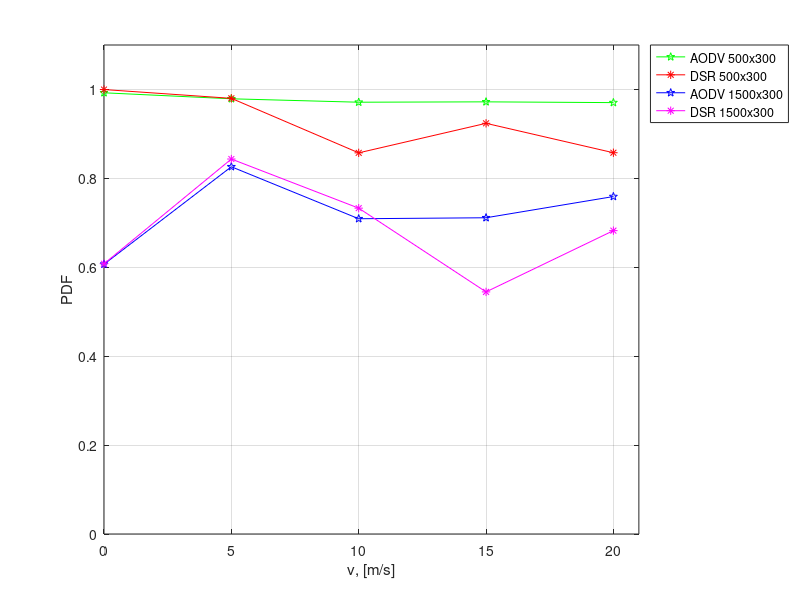
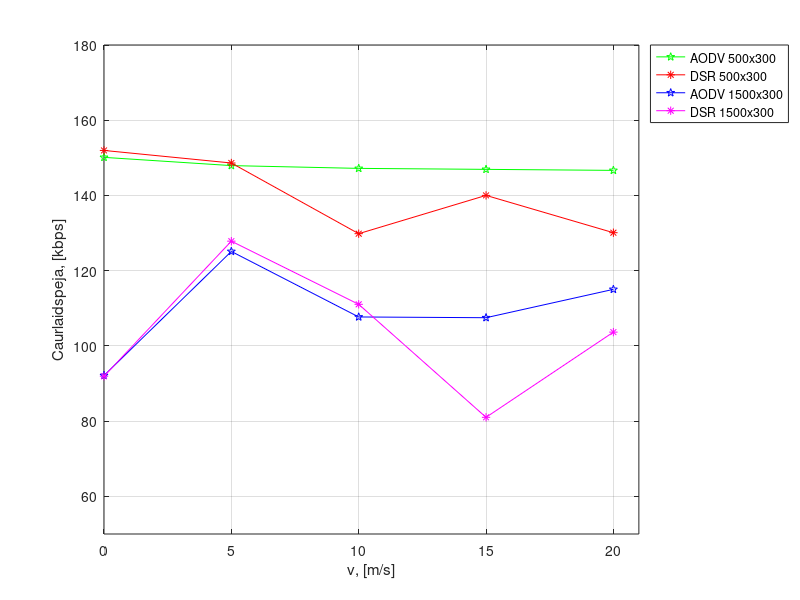
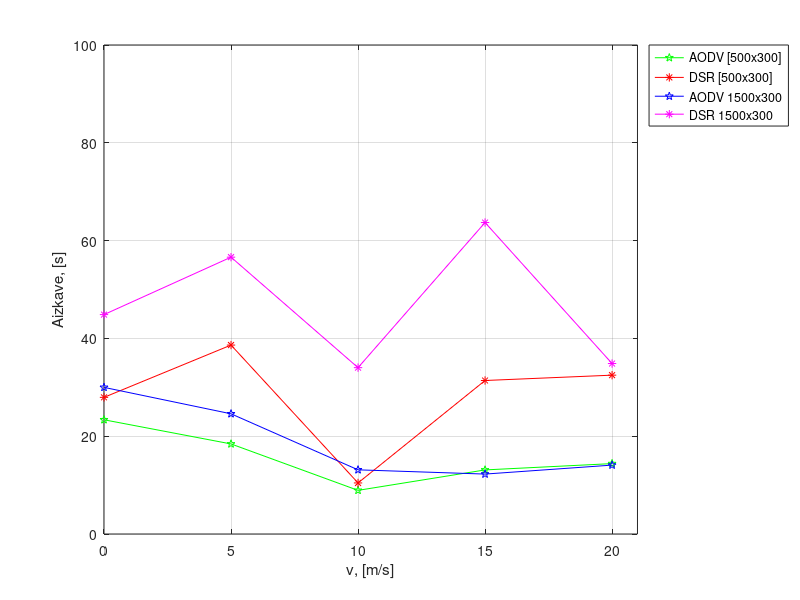

Source code (MATLAB) for these figures, in order:
%/analyze.pl output80211_500max20_p0.tr
v=[0 5 10 15 20];
AODVdeliveryRatio=[ 0.9925 0.9790 0.9713  0.97213 0.9704];
AODVthrought=[150.13 147.94 147.20 146.94 146.67];
AODVdelay=[23.359287 18.420427 8.9257 13.1048 14.3965];

DSRdeliveryRatio=[0.9998 0.980  0.8574 0.92383  0.85767];
DSRthrought=[151.97 148.63 129.84 140.02 130.1];
DSRdelay=[27.944  38.6368 10.4415 31.3916 32.4827];



%1500x300
AODVdeliveryRatio1500=[ 0.6068 0.82612  0.70918 0.71139 0.7591];
AODVthrought1500=[92.13 125.12 107.70 107.50 115.04];
AODVdelay1500=[ 29.9862 24.582 13.123 12.255 14.089];

DSRdeliveryRatio1500=[ 0.6079 0.8435 0.7330  0.5446 0.6824];
DSRdelay1500=[44.867 56.6122 34.0189 63.6941 34.858];
DSRthrought1500=[91.94 127.85 111.06 81.02 103.67 ];

figure(1)
plot(v, AODVdeliveryRatio, 'g-p',v, DSRdeliveryRatio, 'r-*',v, AODVdeliveryRatio1500, 'b-p',v, DSRdeliveryRatio1500, 'm-*'), grid on;
vleg = legend('AODV 500x300','DSR 500x300','AODV 1500x300','DSR 1500x300','Location','NorthEastOutside');
	xlabel('v, [m/s]')
	ylabel('PDF')
axis([0 21 0 1.1]);
figure(2)
plot(v, AODVthrought, 'g-p',v, DSRthrought, 'r-*',v, AODVthrought1500, 'b-p',v, DSRthrought1500, 'm-*'), grid on;
vleg = legend('AODV 500x300','DSR 500x300','AODV 1500x300','DSR 1500x300','Location','NorthEastOutside');
xlabel('v, [m/s]')	
ylabel('Caurlaidspeja, [kbps]')
axis([0 21 50 180]);
figure(3)
plot(v, AODVdelay, 'g-p',v, DSRdelay, 'r-*',v, AODVdelay1500, 'b-p',v, DSRdelay1500, 'm-*'), grid on;
vleg = legend('AODV [500x300]','DSR [500x300]','AODV 1500x300','DSR 1500x300','Location','NorthEastOutside');
xlabel('v, [m/s]')	
ylabel('Aizkave, [s]')
axis([0 21 0 100]);

rho500=51/(500*300)
rho1500=51/(1500*300)
rho=51/1000
